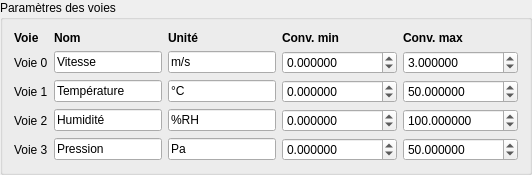
             <widget class="QGroupBox" name="groupParamMeta">
              <property name="title">
               <string>Paramètres des voies</string>
              </property>
              <layout class="QGridLayout" name="gridParamMeta">
               <item row="0" column="0">
                <widget class="QLabel" name="lblHdrVoie0">
                 <property name="text">
                  <string>&lt;b&gt;Voie&lt;/b&gt;</string>
                 </property>
                </widget>
               </item>
               <item row="0" column="1">
                <widget class="QLabel" name="lblHdrNom">
                 <property name="text">
                  <string>&lt;b&gt;Nom&lt;/b&gt;</string>
                 </property>
                </widget>
               </item>
               <item row="0" column="2">
                <widget class="QLabel" name="lblHdrUnit">
                 <property name="text">
                  <string>&lt;b&gt;Unité&lt;/b&gt;</string>
                 </property>
                </widget>
               </item>
               <item row="0" column="3">
                <widget class="QLabel" name="lblHdrMin">
                 <property name="text">
                  <string>&lt;b&gt;Conv. min&lt;/b&gt;</string>
                 </property>
                </widget>
               </item>
               <item row="0" column="4">
                <widget class="QLabel" name="lblHdrMax">
                 <property name="text">
                  <string>&lt;b&gt;Conv. max&lt;/b&gt;</string>
                 </property>
                </widget>
               </item>
               <item row="1" column="0">
                <widget class="QLabel" name="lblPVoie0">
                 <property name="text">
                  <string>Voie 0</string>
                 </property>
                </widget>
               </item>
               <item row="1" column="1">
                <widget class="QLineEdit" name="editName0">
                 <property name="text">
                  <string>Vitesse</string>
                 </property>
                </widget>
               </item>
               <item row="1" column="2">
                <widget class="QLineEdit" name="editUnit0">
                 <property name="text">
                  <string>m/s</string>
                 </property>
                </widget>
               </item>
               <item row="1" column="3">
                <widget class="QDoubleSpinBox" name="spinConvMin0">
                 <property name="decimals">
                  <number>6</number>
                 </property>
                 <property name="minimum">
                  <double>-1000000.000000000000000</double>
                 </property>
                 <property name="maximum">
                  <double>1000000.000000000000000</double>
                 </property>
                 <property name="value">
                  <double>0.000000000000000</double>
                 </property>
                </widget>
               </item>
               <item row="1" column="4">
                <widget class="QDoubleSpinBox" name="spinConvMax0">
                 <property name="decimals">
                  <number>6</number>
                 </property>
                 <property name="minimum">
                  <double>-1000000.000000000000000</double>
                 </property>
                 <property name="maximum">
                  <double>1000000.000000000000000</double>
                 </property>
                 <property name="value">
                  <double>3.000000000000000</double>
                 </property>
                </widget>
               </item>
               <item row="2" column="0">
                <widget class="QLabel" name="lblPVoie1">
                 <property name="text">
                  <string>Voie 1</string>
                 </property>
                </widget>
               </item>
               <item row="2" column="1">
                <widget class="QLineEdit" name="editName1">
                 <property name="text">
                  <string>Température</string>
                 </property>
                </widget>
               </item>
               <item row="2" column="2">
                <widget class="QLineEdit" name="editUnit1">
                 <property name="text">
                  <string>°C</string>
                 </property>
                </widget>
               </item>
               <item row="2" column="3">
                <widget class="QDoubleSpinBox" name="spinConvMin1">
                 <property name="decimals">
                  <number>6</number>
                 </property>
                 <property name="minimum">
                  <double>-1000000.000000000000000</double>
                 </property>
                 <property name="maximum">
                  <double>1000000.000000000000000</double>
                 </property>
                 <property name="value">
                  <double>0.000000000000000</double>
                 </property>
                </widget>
               </item>
               <item row="2" column="4">
                <widget class="QDoubleSpinBox" name="spinConvMax1">
                 <property name="decimals">
                  <number>6</number>
                 </property>
                 <property name="minimum">
                  <double>-1000000.000000000000000</double>
                 </property>
                 <property name="maximum">
                  <double>1000000.000000000000000</double>
                 </property>
                 <property name="value">
                  <double>50.000000000000000</double>
                 </property>
                </widget>
               </item>
               <item row="3" column="0">
                <widget class="QLabel" name="lblPVoie2">
                 <property name="text">
                  <string>Voie 2</string>
                 </property>
                </widget>
               </item>
               <item row="3" column="1">
                <widget class="QLineEdit" name="editName2">
                 <property name="text">
                  <string>Humidité</string>
                 </property>
                </widget>
               </item>
               <item row="3" column="2">
                <widget class="QLineEdit" name="editUnit2">
                 <property name="text">
                  <string>%RH</string>
                 </property>
                </widget>
               </item>
               <item row="3" column="3">
                <widget class="QDoubleSpinBox" name="spinConvMin2">
                 <property name="decimals">
                  <number>6</number>
                 </property>
                 <property name="minimum">
                  <double>-1000000.000000000000000</double>
                 </property>
                 <property name="maximum">
                  <double>1000000.000000000000000</double>
                 </property>
                 <property name="value">
                  <double>0.000000000000000</double>
                 </property>
                </widget>
               </item>
               <item row="3" column="4">
                <widget class="QDoubleSpinBox" name="spinConvMax2">
                 <property name="decimals">
                  <number>6</number>
                 </property>
                 <property name="minimum">
                  <double>-1000000.000000000000000</double>
                 </property>
                 <property name="maximum">
                  <double>1000000.000000000000000</double>
                 </property>
                 <property name="value">
                  <double>100.000000000000000</double>
                 </property>
                </widget>
               </item>
               <item row="4" column="0">
                <widget class="QLabel" name="lblPVoie3">
                 <property name="text">
                  <string>Voie 3</string>
                 </property>
                </widget>
               </item>
               <item row="4" column="1">
                <widget class="QLineEdit" name="editName3">
                 <property name="text">
                  <string>Pression</string>
                 </property>
                </widget>
               </item>
               <item row="4" column="2">
                <widget class="QLineEdit" name="editUnit3">
                 <property name="text">
                  <string>Pa</string>
                 </property>
                </widget>
               </item>
               <item row="4" column="3">
                <widget class="QDoubleSpinBox" name="spinConvMin3">
                 <property name="decimals">
                  <number>6</number>
                 </property>
                 <property name="minimum">
                  <double>-1000000.000000000000000</double>
                 </property>
                 <property name="maximum">
                  <double>1000000.000000000000000</double>
                 </property>
                 <property name="value">
                  <double>0.000000000000000</double>
                 </property>
                </widget>
               </item>
               <item row="4" column="4">
                <widget class="QDoubleSpinBox" name="spinConvMax3">
                 <property name="decimals">
                  <number>6</number>
                 </property>
                 <property name="minimum">
                  <double>-1000000.000000000000000</double>
                 </property>
                 <property name="maximum">
                  <double>1000000.000000000000000</double>
                 </property>
                 <property name="value">
                  <double>50.000000000000000</double>
                 </property>
                </widget>
               </item>
              </layout>
             </widget>
